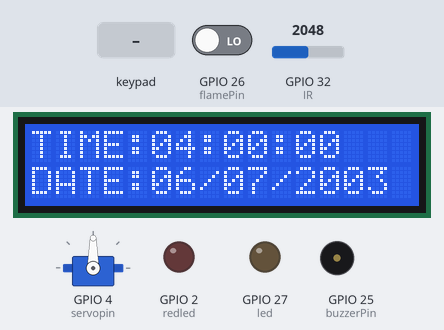
Simulated run of this program. Board: ESP32. On the bench: 16×2 character LCD, servo, output pins drawn as LEDs (lit = HIGH), buzzer (waves = sounding, pin HIGH). Inputs (shaded band) come from the test bench; at power-on: GPIO 26 (flamePin) LOW, GPIO 32 (IR) = 2048. WiFi joins after 1.5 s; servers stay silent unless stated; network time is answered at once with the bench clock; the local clock reads 2024-03-15 10:24:30 at power-on unless the program sets it; the Firebase database answers and starts empty; what the program prints to the serial monitor is not drawn.

Above: at 2.4 s.
2.5 s: key '3' pressed
At 6.7 s:
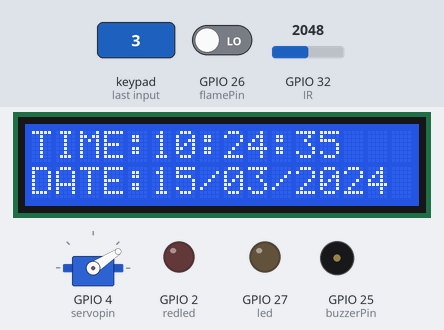
At 11.1 s:
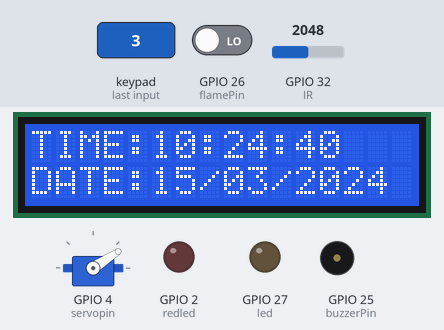
Timing chart, 0 to 11.5 s (numbered marks = the images above; inputs shaded):
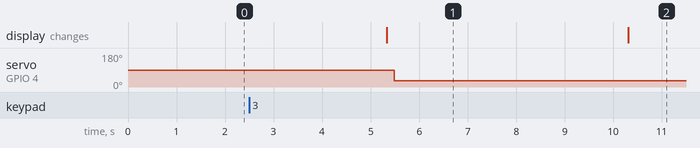

The program:

main.cpp
```cpp
#include <Arduino.h>
#if defined(ESP32) || defined(ARDUINO_RASPBERRY_PI_PICO_W)
#include <WiFi.h>
#elif defined(ESP8266)
#include <ESP8266WiFi.h>
#endif
#include <WiFiUdp.h>
#include <NTPClient.h>
#include <TimeLib.h>
#include <Firebase_ESP_Client.h>
#include <LiquidCrystal.h>
LiquidCrystal lcd(22, 23, 5, 18, 19, 21);
// Provide the token generation process info.
#include <addons/TokenHelper.h>

// Provide the RTDB payload printing info and other helper functions.
#include <addons/RTDBHelper.h>

#include <Keypad.h>

// Define the keypad layout
const byte ROWS = 1;
const byte COLS = 4;
char keys[ROWS][COLS] = {
{'1', '2', '3', 'A'}

};
byte rowPins[ROWS] = {33};
byte colPins[COLS] = {12, 13, 14, 15};
Keypad keypad = Keypad(makeKeymap(keys), rowPins, colPins, ROWS, COLS);


String getPass() {
  String pass = "";
  Serial.println("Enter Password:");
  while (true) {
    char customKey = keypad.getKey();
    if (customKey) {
      if (customKey == '3') { // '3' indicates the end of angle input
        break;
      } else if (customKey == '*') { // '*' cancels the input and returns -1
        pass = "";
        break;
      } else {
        pass += customKey;
        Serial.print(customKey);
      }
    }
  }

  return pass;
}
/* 1. Define the WiFi credentials */
#define WIFI_SSID "MHM2023"
#define WIFI_PASSWORD "123mhm123"

/** 2. Define the API key
 *
 * The API key (required) can be obtained since you created the project and set up
 * the Authentication in Firebase console. Then you will get the API key from
 * Firebase project Web API key in Project settings, on General tab should show the
 * Web API Key.
 *
 * You may need to enable the Identity provider at https://console.cloud.google.com/customer-identity/providers
 * Select your project, click at ENABLE IDENTITY PLATFORM button.
 * The API key also available by click at the link APPLICATION SETUP DETAILS.
 *
 */
#define API_KEY "AIzaSyCC70yblGuDF3JSTgejhlXHlMtiK737YrA"
#define DATABASE_URL "https://ass5-q2-default-rtdb.firebaseio.com/"

/* 3. Define the user Email and password that already registerd or added in your project */
#define USER_EMAIL "beo@gmail.com"
#define USER_PASSWORD getPass()

/* 4. If work with RTDB, define the RTDB URL */
// #define DATABASE_URL "URL" //<databaseName>.firebase

/** 5. Define the database secret (optional)
 *
 * This database secret needed only for this example to modify the database rules
 *
 * If you edit the database rules yourself, this is not required.
 */

/* 6. Define the Firebase Data object */
FirebaseData fbdo;

/* 7. Define the FirebaseAuth data for authentication data */
FirebaseAuth auth;

/* 8. Define the FirebaseConfig data for config data */
FirebaseConfig config;

unsigned long dataMillis = 0;
int count = 0;
unsigned long sendDataPreMillis = 0;
int irData = 0;

#if defined(ARDUINO_RASPBERRY_PI_PICO_W)
WiFiMulti multi;
#endif
// arduino B
#include <ESP32Servo.h>
Servo myservo;
int IR=32;
int servopin=4;
int value; // end of arduino B
//Arduino Flame Sensor
const int buzzerPin = 25;
const int flamePin = 26;
int Flame;
int redled = 2;
int led = 27;
int new_led = 0;
int servo_angle;
int fire;
int new_angle;
WiFiUDP ntpUDP;
NTPClient timeClient(ntpUDP, "asia.pool.ntp.org", 10800,60000);
char Time[ ] = "TIME:04:00:00";
char Date[ ] = "DATE:06/07/2003";
byte last_second, second_, minute_, hour_, day_, month_;
int year_;
void setup()
{

    Serial.begin(115200);
    // arduino B
    lcd.begin(16, 2);
    lcd.clear();
    lcd.setCursor(0, 0);
    lcd.print(Time);
    lcd.setCursor(0, 1);
    lcd.print(Date);
    // end of up to date
    myservo.attach(servopin);
    pinMode(IR,INPUT);
    pinMode(buzzerPin, OUTPUT);
    pinMode(redled, OUTPUT);
    pinMode(flamePin, INPUT);
    pinMode(led, OUTPUT);  // end of arduino B

#if defined(ARDUINO_RASPBERRY_PI_PICO_W)
    multi.addAP(WIFI_SSID, WIFI_PASSWORD);
    multi.run();
#else
    WiFi.begin(WIFI_SSID, WIFI_PASSWORD);
#endif

    Serial.print("Connecting to Wi-Fi");
    unsigned long ms = millis();
    while (WiFi.status() != WL_CONNECTED)
    {
        Serial.print(".");
        delay(90);
#if defined(ARDUINO_RASPBERRY_PI_PICO_W)
        if (millis() - ms > 10000)
            break;
#endif
    }
    Serial.println();
    Serial.print("Connected with IP: ");
    Serial.println(WiFi.localIP());
    Serial.println();

    Serial.printf("Firebase Client v%s\n\n", FIREBASE_CLIENT_VERSION);

    /* Assign the api key (required) */
    config.api_key = API_KEY;
    /* Assign the RTDB URL */
    config.database_url = DATABASE_URL;
    /* Assign the user sign in credentials */
    auth.user.email = USER_EMAIL;
    auth.user.password = USER_PASSWORD;

    // The WiFi credentials are required for Pico W
    // due to it does not have reconnect feature.
#if defined(ARDUINO_RASPBERRY_PI_PICO_W)
    config.wifi.clearAP();
    config.wifi.addAP(WIFI_SSID, WIFI_PASSWORD);
#endif

    Firebase.reconnectWiFi(true);
    fbdo.setResponseSize(4096);


    /* Assign the callback function for the long running token generation task */
    config.token_status_callback = tokenStatusCallback; // see addons/TokenHelper.h

    /* Initialize the library with the Firebase authen and config */
    Firebase.begin(&config, &auth);
    timeClient.begin();
}

void loop()
{
    // Firebase.ready() should be called repeatedly to handle authentication tasks.

    if (millis() - dataMillis > 5000 && Firebase.ready())
    {
        dataMillis = millis();

    if(Firebase.RTDB.getInt(&fbdo,"Sensor/led")){
      new_led=fbdo.to<int>();
    Serial.println("Successful");
    Serial.println(new_led);
  if(new_led == 1){
    digitalWrite(led, HIGH);
  }
    if(new_led == 0){
        digitalWrite(led, LOW);
    }
    else{
      digitalWrite(led, HIGH);
    }
    }
     Flame = digitalRead(flamePin);

  if (Flame == HIGH)
  {
    digitalWrite(buzzerPin, HIGH);
    digitalWrite(redled, HIGH);
    fire = 1;
  Firebase.RTDB.setInt(&fbdo,"Sensor/fire_stat", fire);
  }

  else
  {
    digitalWrite(buzzerPin, LOW);
    digitalWrite(redled, LOW);
    fire = 0;
    Firebase.RTDB.setInt(&fbdo,"Sensor/fire_stat", fire);
  }
    timeClient.update();
  unsigned long unix_epoch = timeClient.getEpochTime();    // Get Unix epoch time from the NTP serve5r
// up to date time
  second_ = second(unix_epoch);
  if (last_second != second_) {

    minute_ = minute(unix_epoch);
    hour_   = hour(unix_epoch);
    day_    = day(unix_epoch);
    month_  = month(unix_epoch);
    year_   = year(unix_epoch);

    Time[12] = second_ % 10 + 48;
    Time[11] = second_ / 10 + 48;
    Time[9]  = minute_ % 10 + 48;
    Time[8]  = minute_ / 10 + 48;
    Time[6]  = hour_   % 10 + 48;
    Time[5]  = hour_   / 10 + 48;

    Date[5]  = day_   / 10 + 48;
    Date[6]  = day_   % 10 + 48;
    Date[8]  = month_  / 10 + 48;
    Date[9]  = month_  % 10 + 48;
    Date[13] = (year_   / 10) % 10 + 48;
    Date[14] = year_   % 10 % 10 + 48;

    Serial.println(Time);
    Serial.println(Date);

    lcd.setCursor(0, 0);
    lcd.print(Time);
    lcd.setCursor(0, 1);
    lcd.print(Date);
    last_second = second_;
  }

    // send sensor data
    irData = analogRead(IR);
    value =map(irData, 0, 4095, 0, 25);
    if(Firebase.RTDB.setInt(&fbdo,"Sensor/ir_data", value)){
      Serial.println("Successful");
    }

  if(value < 7){
      myservo.write(160);
      servo_angle = 180;
      Firebase.RTDB.setInt(&fbdo,"Sensor/door_stat", servo_angle);
       delay(10000);
  }
  else{
        myservo.write(33);
        servo_angle = 0;
        Firebase.RTDB.setInt(&fbdo,"Sensor/door_stat", servo_angle);
}
}
  }
```

Measured:
- after the input at 2.5 s, servo on GPIO 4 (servopin): 90° → 33° after 3.0 s; the display: changes after 2.8 s (image 1)
- what the display in image 1 shows lasts 5.0 s, from 5.3 s to 10.3 s
